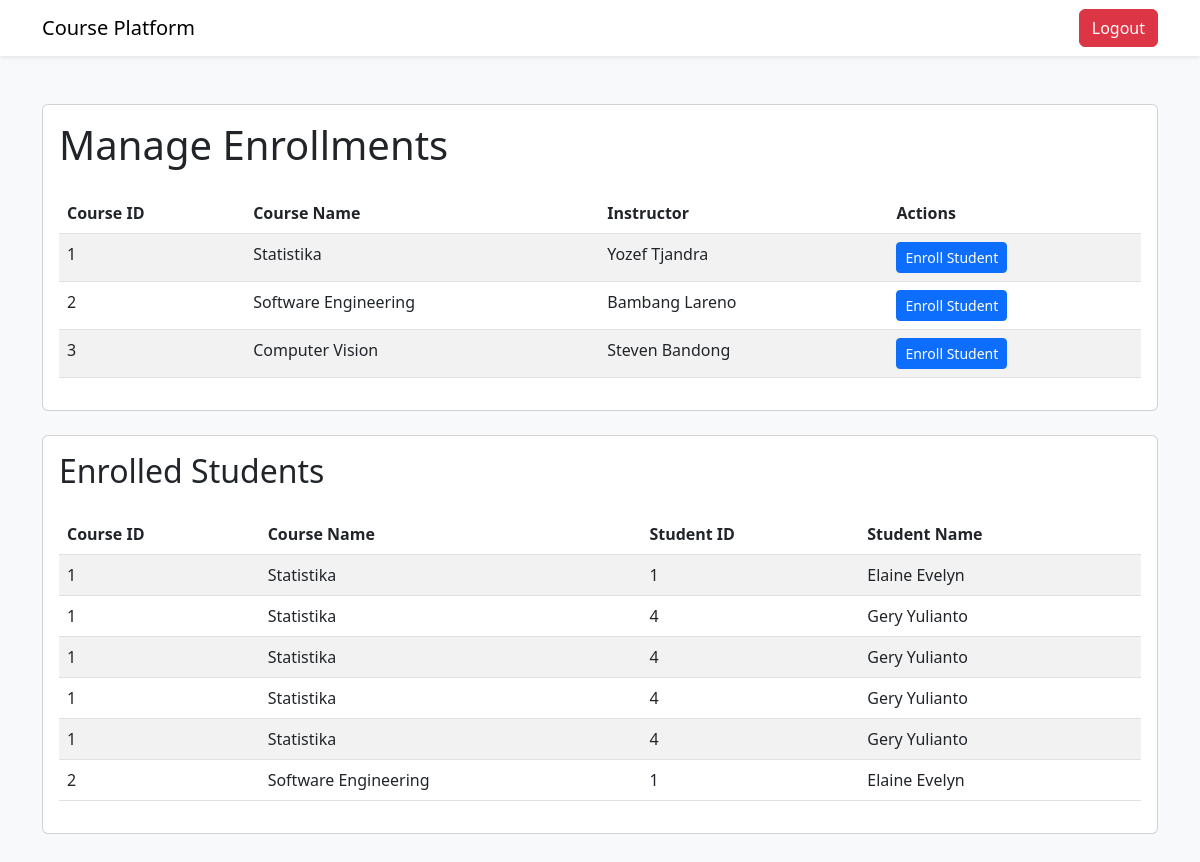
Before: /admin/manage-enrollments (signed in) with the older database file.
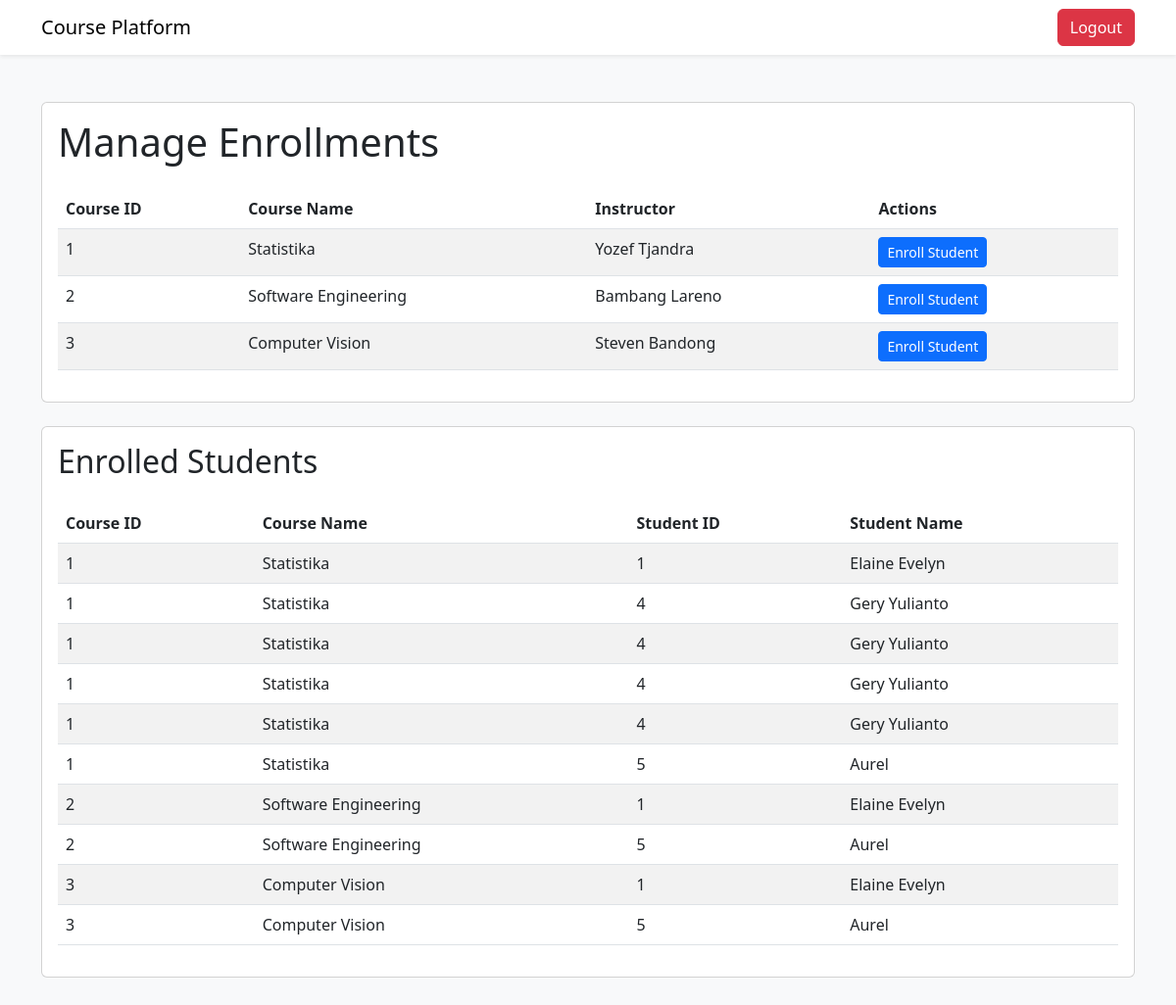
After: the same page with the newer database file.
### tables this page shows
CREATE TABLE kursus (
                id_kursus INTEGER PRIMARY KEY AUTOINCREMENT,
                id_instruktur INTEGER,
                nama_kursus TEXT NOT NULL,
                harga_kursus INT NOT NULL,
                FOREIGN KEY (id_instruktur) REFERENCES instruktur(id_instruktur)
            );

CREATE TABLE instruktur (
                id_instruktur INTEGER PRIMARY KEY AUTOINCREMENT,
                nama_instruktur TEXT NOT NULL,
                email TEXT NOT NULL,
                password TEXT NOT NULL
            );

CREATE TABLE peserta_has_kursus (
                id_peserta INTEGER,
                id_kursus INTEGER,
                FOREIGN KEY (id_peserta) REFERENCES peserta(id_peserta),
                FOREIGN KEY (id_kursus) REFERENCES kursus(id_kursus)
            );

CREATE TABLE peserta (
                id_peserta INTEGER PRIMARY KEY AUTOINCREMENT,
                email TEXT NOT NULL,
                nama_peserta TEXT NOT NULL,
                password TEXT NOT NULL,
                no_telpon TEXT NOT NULL,
                alamat TEXT NOT NULL,
                kota TEXT NOT NULL,
                provinsi TEXT NOT NULL,
                kode_pos INT NOT NULL,
                negara TEXT NOT NULL
            );

### features/auth.py (the view)
    def manage_enrollments(self):
        if not session.get('email') and session.get('role') != 'admin':
            return redirect('/login_admin')
        courses = query_db('SELECT * FROM kursus INNER JOIN instruktur ON kursus.id_instruktur = instruktur.id_instruktur')
        enrollments = query_db('SELECT * FROM peserta_has_kursus INNER JOIN peserta ON peserta_has_kursus.id_peserta = peserta.id_peserta INNER JOIN kursus ON peserta_has_kursus.id_kursus = kursus.id_kursus ORDER BY peserta_has_kursus.id_kursus, peserta_has_kursus.id_peserta')
        return render_template('manage_enrollments_page.html', enrollments=enrollments, courses=courses)

### database.py (called while the page is built)
def get_db():
    db = getattr(g, '_database', None)
    if db is None:
        db = g._database = sqlite3.connect(DATABASE)
        db.row_factory = sqlite3.Row
    return db

def query_db(query, args=(), one=False):
    cur = get_db().execute(query, args)
    rv = cur.fetchall()
    cur.close()
    get_db().commit()
    return (rv[0] if rv else None) if one else rv

### templates/manage_enrollments_page.html (shortened to what this page needs)
<!DOCTYPE html>
<html lang="en">
<head>
    <link href="https://cdn.jsdelivr.net/npm/bootstrap@5.3.0/dist/css/bootstrap.min.css" rel="stylesheet">
</head>
<body class="bg-light">
    <nav class="navbar navbar-expand-lg navbar-light bg-white shadow-sm">
        <div class="container">
            <a class="navbar-brand" href="/admin">Course Platform</a>
            <div class="d-flex">
                <a href="/logout" class="btn btn-danger">Logout</a>
            </div>
        </div>
    </nav>
    <div class="container py-5">
        <div class="card mb-4">
            <div class="card-body">
                <h1 class="card-title mb-4">Manage Enrollments</h1>
                <table class="table table-striped">
                    <thead>
                        <tr>
                            <th>Course ID</th>
                            <th>Course Name</th>
                            <th>Instructor</th>
                            <th>Actions</th>
                        </tr>
                    </thead>
                    <tbody>
                        {% for course in courses %}
                        <tr>
                            <td>{{ course.id_kursus }}</td>
                            <td>{{ course.nama_kursus }}</td>
                            <td>{{ course.nama_instruktur }}</td>
                            <td>
                                <a href="/admin/enroll-student/{{ course.id_kursus }}"
                                    class="btn btn-sm btn-primary">Enroll Student</a>
                            </td>
                        </tr>
                        {% endfor %}
                    </tbody>
                </table>
            </div>
        </div>
        <div class="card">
            <div class="card-body">
                <h2 class="card-title mb-4">Enrolled Students</h2>
                <table class="table table-striped">
                    <thead>
                        <tr>
                            <th>Course ID</th>
                            <th>Course Name</th>
                            <th>Student ID</th>
                            <th>Student Name</th>
                        </tr>
                    </thead>
                    <tbody>
                        {% for enrollment in enrollments %}
                        <tr>
                            <td>{{ enrollment.id_kursus }}</td>
                            <td>{{ enrollment.nama_kursus }}</td>
                            <td>{{ enrollment.id_peserta }}</td>
                            <td>{{ enrollment.nama_peserta }}</td>
                        </tr>
                        {% endfor %}
                    </tbody>
                </table>
            </div>
        </div>
    </div>
</body>
</html>

Changed rows visible on the page:
added peserta_has_kursus: id_kursus "1", nama_kursus "Statistika", id_peserta "5", nama_peserta "Aurel"
added peserta_has_kursus: id_kursus "2", nama_kursus "Software Engineering", id_peserta "5", nama_peserta "Aurel"
added peserta_has_kursus: id_kursus "3", nama_kursus "Computer Vision", id_peserta "1", nama_peserta "Elaine Evelyn"
added peserta_has_kursus: id_kursus "3", nama_kursus "Computer Vision", id_peserta "5", nama_peserta "Aurel"
